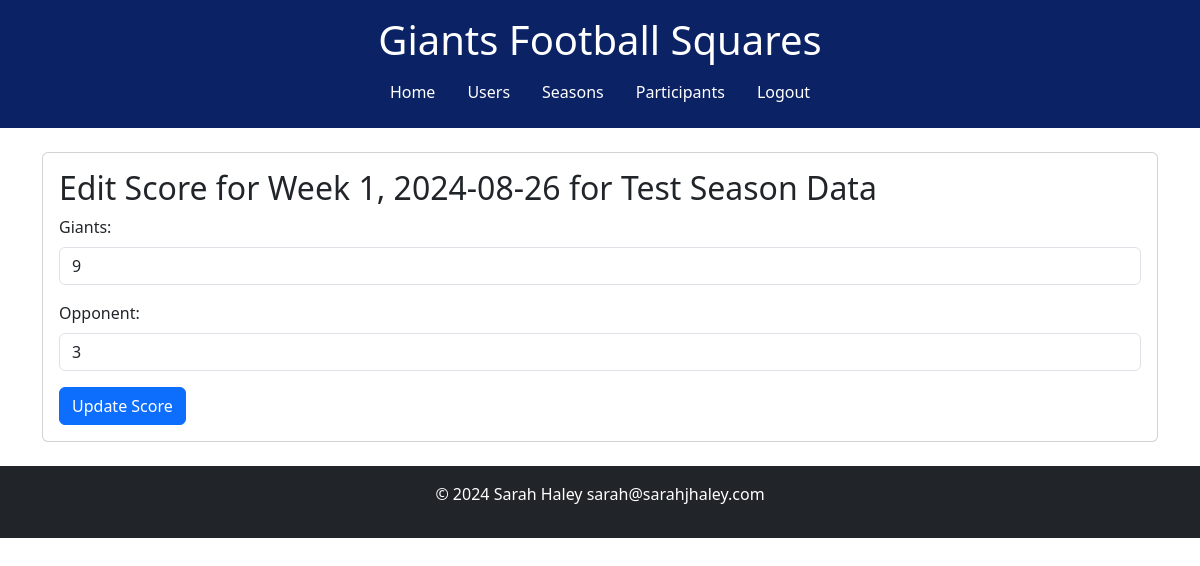
/edit_score/2/2 (signed in), run on the app's committed database.
### tables this page shows
CREATE TABLE "weeks" (
	"season_id"	INTEGER NOT NULL,
	"week_id"	INTEGER NOT NULL,
	"season_week_number"	INTEGER,
	"game_date"	TEXT,
	"x_axis"	INTEGER,
	"y_axis"	INTEGER,
	"giants"	INTEGER,
	"opponent"	INTEGER,
	PRIMARY KEY("week_id" AUTOINCREMENT)
);

CREATE TABLE "seasons" (
	"season_id"	INTEGER NOT NULL,
	"season_year"	INTEGER NOT NULL,
	"season_desc"	TEXT,
	PRIMARY KEY("season_id" AUTOINCREMENT)
);

### app.py (the view, shortened to what this page needs)
@app.route('/edit_score/<int:season_id>/<int:week_id>', methods=['GET', 'POST'])
@login_required
def edit_score(season_id, week_id):
    conn = get_db()
    cursor = conn.cursor()
    cursor.execute("SELECT giants, opponent FROM weeks WHERE season_id = ? AND week_id = ?", (season_id, week_id,))
    score = cursor.fetchone()
    cursor.execute("SELECT season_week_number, game_date FROM weeks WHERE season_id = ? and week_id = ?", (season_id, week_id))
    week_data = cursor.fetchone()
    cursor.execute("SELECT season_desc FROM seasons WHERE season_id = ?", (season_id,))
    season_data = cursor.fetchone()
    conn.close()
    return render_template('edit_score.html', week_id=week_id, season_id=season_id, score=score, week_data=week_data, season_data=season_data)

### app.py (called while the page is built)
def get_db():
    conn = sqlite3.connect(DATABASE)
    return conn

def login_required(f):
    @wraps(f)
    def decorated_function(*args, **kwargs):
        if 'user_id' not in session:
            flash('You need to be logged in to view this page.', 'warning')
            return redirect(url_for('login'))
        return f(*args, **kwargs)
    return decorated_function

### templates/edit_score.html (shortened to what this page needs)
{% extends 'base.html' %}
{% block content %}
<div class="card">
    <div class="card-body">
        <h2 class="card-title">Edit Score for  Week {{ week_data[0] }},  {{ week_data[1] }} for {{ season_data[0] }}</h2>
        <form action="{{ url_for('edit_score', season_id=season_id, week_id=week_id) }}" method="post">
            <div class="mb-3">
                <label for="giants" class="form-label">Giants:</label>
                <input type="text" id="giants" name="giants" class="form-control" value="{{ score[0] }}" required>
            </div>
            <div class="mb-3">
                <label for="opponent" class="form-label">Opponent:</label>
                <input type="text" id="opponent" name="opponent" class="form-control" value="{{ score[1] }}" required>
            </div>
            <button type="submit" class="btn btn-primary">Update Score</button>
        </form>
    </div>
</div>
{% endblock %}

### templates/base.html (style rules this page uses)
:root { --bs-primary: #0B2265 !important; --bs-primary-rgb: 11, 34, 101 !important; --bs-secondary: #A5ACAF; --bs-success: #28a745; --bs-danger: #A71930; --bs-warning: #ffc107; --bs-info: #17a2b8; --bs-light: #f8f9fa; --bs-dark: #343a40; }

### data on the page
weeks: season_week_number "1", game_date "2024-08-26", giants "9", opponent "3"
seasons: season_desc "Test Season Data"
